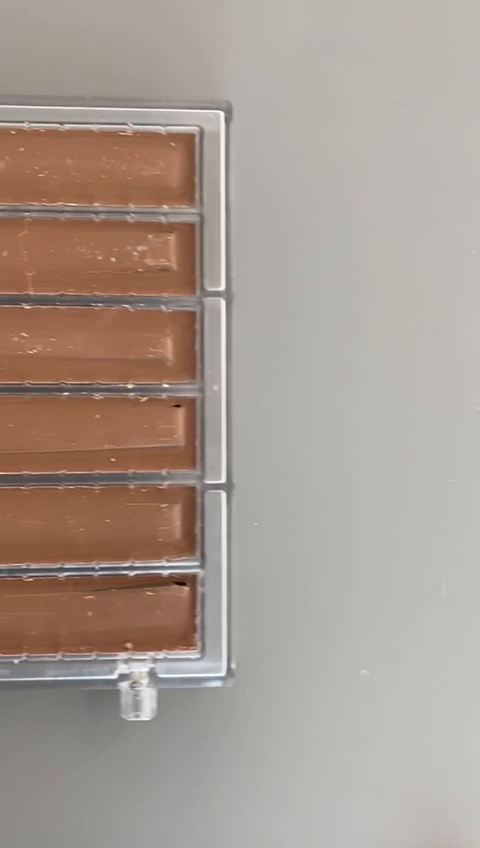
#> input picture frame 47 of color/figures/convey.mp4, 480 x 848 px
$ python color_contour.py --image ../figures/raw-chocolate.jpg
#> lines starting #> are read from the running program, lines starting #| are printed output that depends on the picture; after the words box and inside, x2 and y2 are one past the last pixel; in counts of white or black regions, pixels touching at a corner belong together
import cv2
import numpy as np
import argparse


frameWidth = 640
frameHeight = 480

# For figures
ap = argparse.ArgumentParser()
ap.add_argument("-i", "--image", help = "path to the image")
args = vars(ap.parse_args())

# For videos
# cap = cv2.VideoCapture(0)

# cap.set(3, frameWidth)
# cap.set(4, frameHeight)

def empty(a):
    pass

cv2.namedWindow("Parameters")
cv2.resizeWindow("Parameters",640,240)
cv2.createTrackbar("Threshold1","Parameters",23,255,empty)
cv2.createTrackbar("Threshold2","Parameters",20,255,empty)
cv2.createTrackbar("Area","Parameters",5000,30000,empty)

# [48 lines left out: functions stackImages, getContours, not called in this run]

while True:
    # [5 lines of commented-out code are left out]
    threshold1 = cv2.getTrackbarPos("Threshold1", "Parameters")
    threshold2 = cv2.getTrackbarPos("Threshold2", "Parameters")
    # [6 lines of commented-out code are left out]


    lower = [80, 140, 180]
    # upper = [143, 203, 239]
    upper = [133, 193, 229]

    # create NumPy arrays from the boundaries
    lower = np.array(lower, dtype = "uint8")
    upper = np.array(upper, dtype = "uint8")
    # image = cv2.imread('figures/raw-chocolate.jpg')
    capWebcam = cv2.VideoCapture('../figures/convey.mp4')
    ret, image = capWebcam.read()
#> image is the input picture: shape (848, 480, 3); mean B, G, R 145.5, 155, 168.7
    # print("heyyyyyy ", ret)
    # if ret:
    # find the colors within the specified boundaries and apply
    # the mask
    mask = cv2.inRange(image, lower, upper)
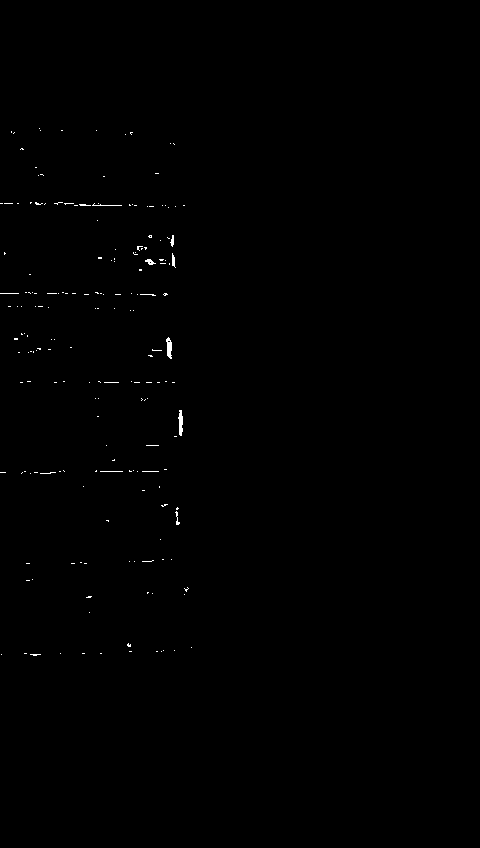
#> mask: shape (848, 480); 0.25% white in thin lines or dots, all inside (x1, y1, x2, y2) = (0, 128, 192, 656)
    # output = cv2.bitwise_and(image, image, mask = mask)
#> (the run stopped early here; a loop or call above may not have finished)

$ run again, starting later in the video
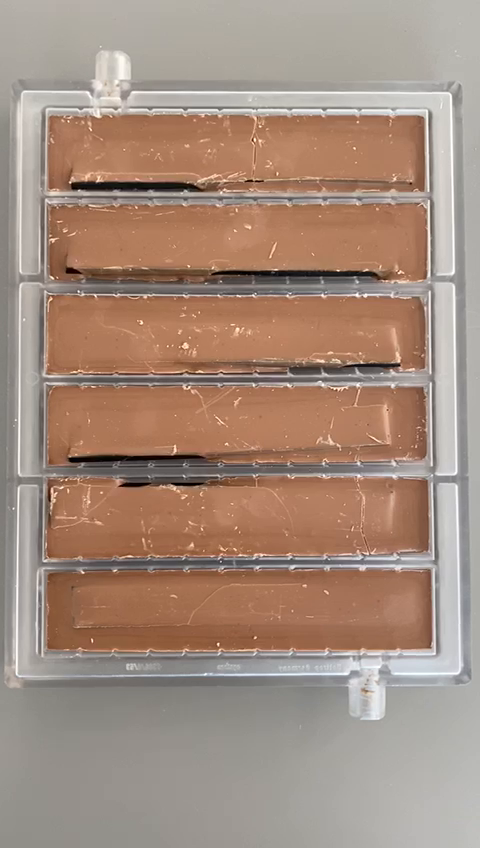
#> input picture frame 211 of color/figures/convey.mp4, 480 x 848 px
#> image is the input picture: shape (848, 480, 3); mean B, G, R 125.4, 140.3, 164
#> `mask = cv2.inRange(image, lower, upper)`:
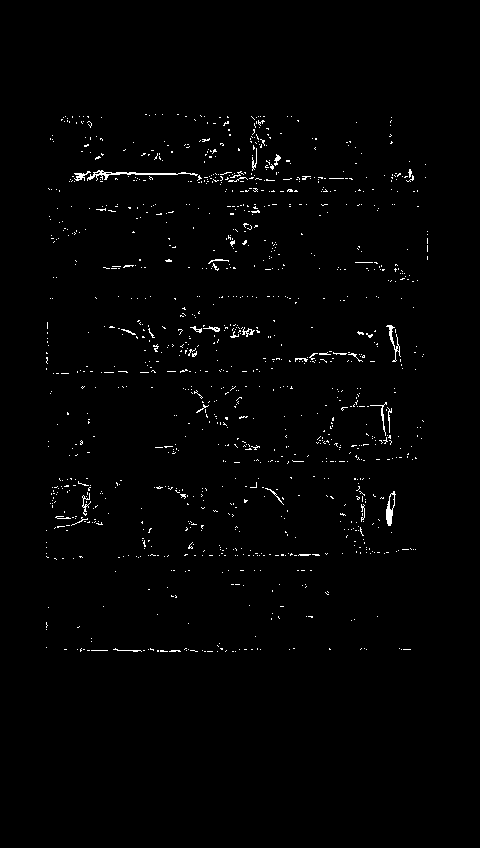
#> mask: shape (848, 480); 1.2% white in thin lines or dots, all inside (x1, y1, x2, y2) = (46, 114, 428, 652)

$ run again, starting later in the video
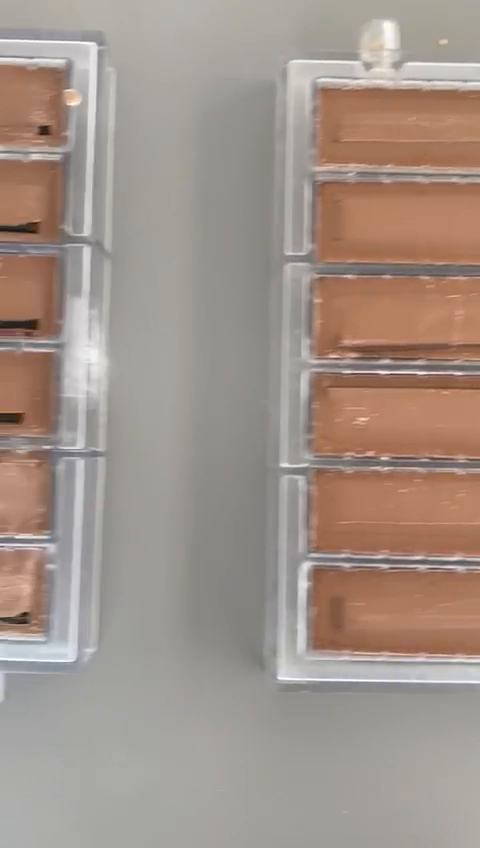
#> input picture frame 376 of color/figures/convey.mp4, 480 x 848 px
#> image is the input picture: shape (848, 480, 3); mean B, G, R 137.4, 146.9, 161.8
#> `mask = cv2.inRange(image, lower, upper)`:
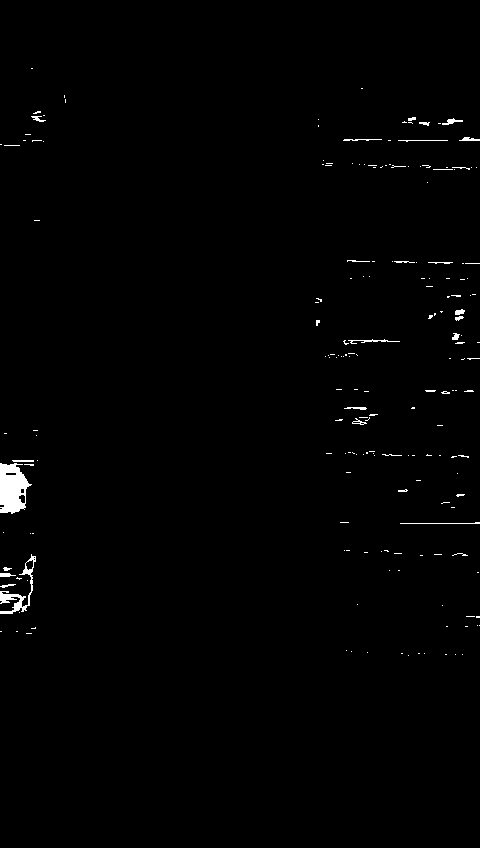
#> mask: shape (848, 480); 0.83% white; 192 white regions (163 under 20 px), largest, box (x1, y1, x2, y2) and area: (0, 463, 32, 514) 1121, (0, 554, 36, 614) 478, (348, 339, 400, 344) 87
